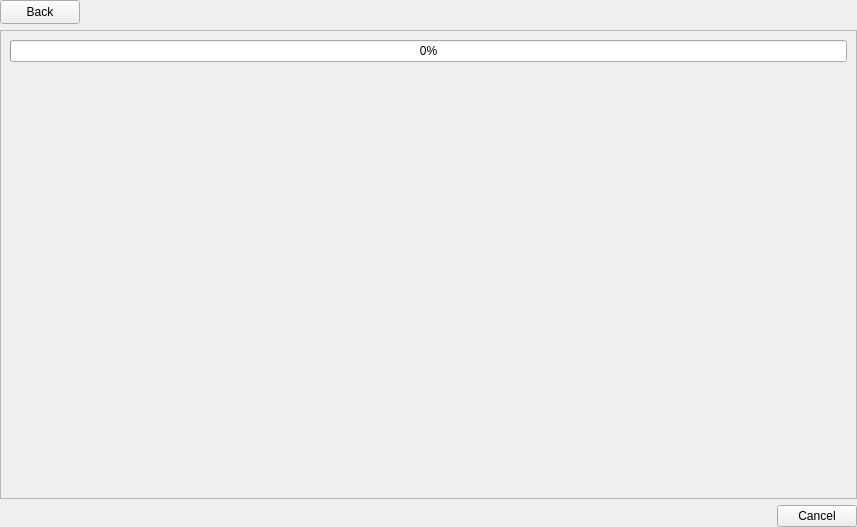
<?xml version="1.0" encoding="UTF-8"?>
<ui version="4.0">
 <class>IsoRestorerActivity</class>
 <widget class="QWidget" name="IsoRestorerActivity">
  <property name="geometry">
   <rect>
    <x>0</x>
    <y>0</y>
    <width>857</width>
    <height>527</height>
   </rect>
  </property>
  <property name="windowTitle">
   <string notr="true">Form</string>
  </property>
  <layout class="QVBoxLayout" name="verticalLayout_3">
   <property name="leftMargin">
    <number>0</number>
   </property>
   <property name="topMargin">
    <number>0</number>
   </property>
   <property name="rightMargin">
    <number>0</number>
   </property>
   <property name="bottomMargin">
    <number>0</number>
   </property>
   <item>
    <layout class="QHBoxLayout" name="mp_layout">
     <item>
      <widget class="QPushButton" name="mp_btn_back">
       <property name="minimumSize">
        <size>
         <width>0</width>
         <height>24</height>
        </size>
       </property>
       <property name="text">
        <string>Back</string>
       </property>
       <property name="icon">
        <iconset theme="oplpct-back"/>
       </property>
      </widget>
     </item>
     <item>
      <widget class="QLabel" name="mp_label_title">
       <property name="sizePolicy">
        <sizepolicy hsizetype="Expanding" vsizetype="Preferred">
         <horstretch>0</horstretch>
         <verstretch>0</verstretch>
        </sizepolicy>
       </property>
       <property name="minimumSize">
        <size>
         <width>0</width>
         <height>24</height>
        </size>
       </property>
       <property name="font">
        <font>
         <pointsize>12</pointsize>
         <weight>75</weight>
         <bold>true</bold>
        </font>
       </property>
       <property name="text">
        <string notr="true"/>
       </property>
      </widget>
     </item>
    </layout>
   </item>
   <item>
    <widget class="QFrame" name="mp_frame">
     <property name="frameShape">
      <enum>QFrame::StyledPanel</enum>
     </property>
     <property name="frameShadow">
      <enum>QFrame::Sunken</enum>
     </property>
     <layout class="QVBoxLayout" name="verticalLayout_2">
      <item>
       <widget class="QProgressBar" name="mp_progress_bar">
        <property name="value">
         <number>0</number>
        </property>
       </widget>
      </item>
      <item>
       <widget class="QLabel" name="mp_label_status">
        <property name="text">
         <string/>
        </property>
        <property name="textInteractionFlags">
         <set>Qt::LinksAccessibleByMouse|Qt::TextSelectableByMouse</set>
        </property>
       </widget>
      </item>
      <item>
       <spacer name="mp_spacer">
        <property name="orientation">
         <enum>Qt::Vertical</enum>
        </property>
        <property name="sizeHint" stdset="0">
         <size>
          <width>20</width>
          <height>386</height>
         </size>
        </property>
       </spacer>
      </item>
     </layout>
    </widget>
   </item>
   <item>
    <widget class="QDialogButtonBox" name="mp_button_box">
     <property name="standardButtons">
      <set>QDialogButtonBox::Cancel</set>
     </property>
    </widget>
   </item>
  </layout>
 </widget>
 <resources/>
 <connections/>
</ui>
